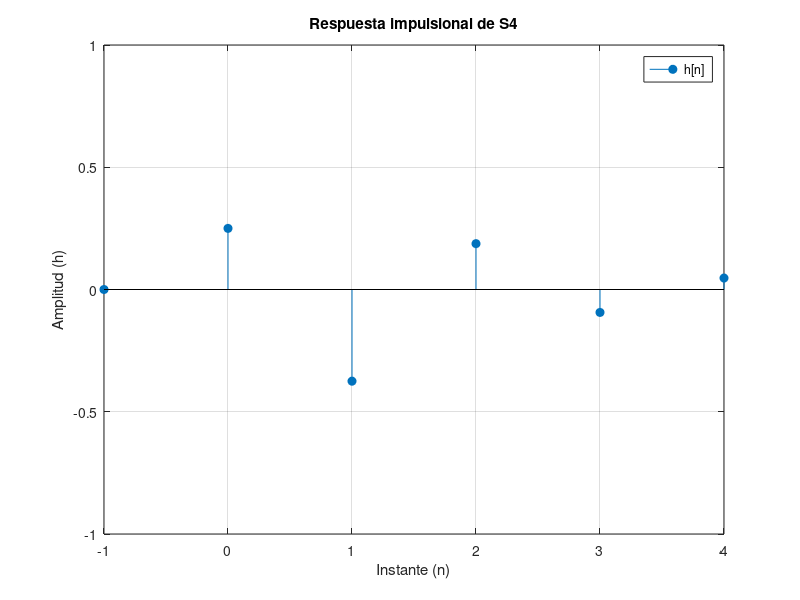
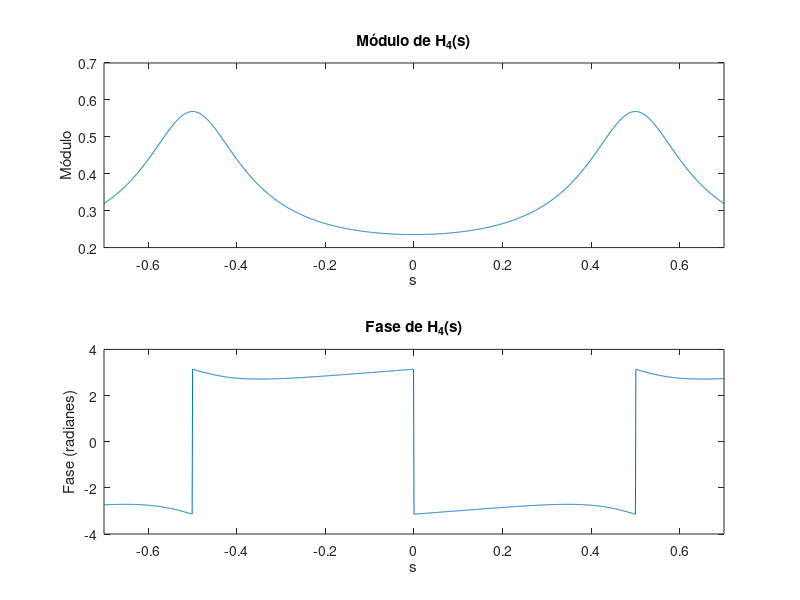

Here is the MATLAB script that generated these plots, in order:
% Grafico de respuesta impulsional y respuesta en frecuencia de Sistema S4

% Respuesta impulsional
n=[-1:4];
x=zeros(size(n));
x(2)=1/4;
x(3)=-3/8;
x(4)=3/16;
x(5)=-3/32;
x(6)=3/64;

figure;
stem(n, x, 'filled');
xlabel('Instante (n)'); % Etiqueta del eje x
ylabel('Amplitud (h)'); % Etiqueta del eje y
ylim([-1 1]);
title('Respuesta impulsional de S4'); % Título del gráfico
grid on; % Activa la cuadrícula en el gráfico
legend('h[n]'); % Agrega una leyenda
print -dpng 'ejercicio1/img/S4_impulsional' % Importar figura

% Respuesta en frecuencia
s = -0.7:0.001:0.7;
H_s = (-1/4)./(1+(1/2)*exp(-1*i * 2 * pi * s)) - ((1/4)*exp(-1*i * 2 * pi * s))/((1+(1/2)*exp(-1*i * 2 * pi * s)));

figure;
subplot(2, 1, 1);
plot(s, abs(H_s));
xlabel('s');
xlim([-0.7 0.7]);
ylabel('Módulo');
title('Módulo de H_4(s)');

subplot(2, 1, 2);
plot(s, angle(H_s));
xlabel('s');
xlim([-0.7 0.7]);
ylabel('Fase (radianes)');
title('Fase de H_4(s)');

print -dpng 'ejercicio1/img/S4_frecuencia' % Importar figura
